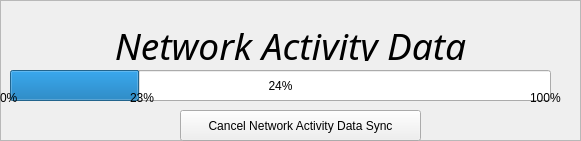
            <widget class="QFrame" name="networkactivitydata_frame">
             <property name="geometry">
              <rect>
               <x>920</x>
               <y>170</y>
               <width>581</width>
               <height>141</height>
              </rect>
             </property>
             <property name="frameShape">
              <enum>QFrame::StyledPanel</enum>
             </property>
             <property name="frameShadow">
              <enum>QFrame::Raised</enum>
             </property>
             <widget class="QProgressBar" name="networkactivitydata_progressBar">
              <property name="geometry">
               <rect>
                <x>10</x>
                <y>70</y>
                <width>541</width>
                <height>31</height>
               </rect>
              </property>
              <property name="value">
               <number>24</number>
              </property>
             </widget>
             <widget class="QPushButton" name="networkactivitydata_pushButton">
              <property name="geometry">
               <rect>
                <x>180</x>
                <y>110</y>
                <width>241</width>
                <height>31</height>
               </rect>
              </property>
              <property name="sizePolicy">
               <sizepolicy hsizetype="Minimum" vsizetype="Expanding">
                <horstretch>0</horstretch>
                <verstretch>0</verstretch>
               </sizepolicy>
              </property>
              <property name="text">
               <string>Cancel Network Activity Data Sync</string>
              </property>
             </widget>
             <widget class="QLabel" name="networkactivitydata_label_0">
              <property name="geometry">
               <rect>
                <x>0</x>
                <y>90</y>
                <width>21</width>
                <height>16</height>
               </rect>
              </property>
              <property name="text">
               <string>0%</string>
              </property>
             </widget>
             <widget class="QLabel" name="networkactivitydata_label_100">
              <property name="geometry">
               <rect>
                <x>530</x>
                <y>90</y>
                <width>41</width>
                <height>16</height>
               </rect>
              </property>
              <property name="text">
               <string>100%</string>
              </property>
             </widget>
             <widget class="QLabel" name="networkactivitydata_label_cur">
              <property name="geometry">
               <rect>
                <x>130</x>
                <y>90</y>
                <width>31</width>
                <height>16</height>
               </rect>
              </property>
              <property name="text">
               <string>23%</string>
              </property>
             </widget>
             <widget class="QLabel" name="networkactivitydata_label">
              <property name="geometry">
               <rect>
                <x>0</x>
                <y>30</y>
                <width>581</width>
                <height>31</height>
               </rect>
              </property>
              <property name="font">
               <font>
                <family>Avenir Next Condensed</family>
                <pointsize>28</pointsize>
                <italic>true</italic>
               </font>
              </property>
              <property name="text">
               <string>Network Activity Data</string>
              </property>
              <property name="alignment">
               <set>Qt::AlignCenter</set>
              </property>
             </widget>
            </widget>
